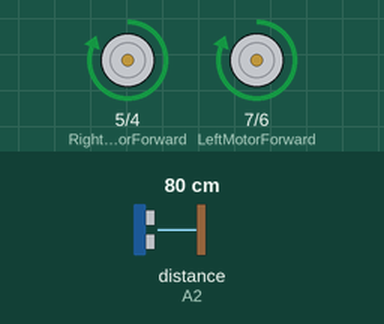
The sketch below on a simulated Arduino Uno, built with avr-gcc and run on an emulated ATmega328P. Shown: motor-driver pin pairs drawn as motors (green arrow = first pin HIGH = forward, orange = second pin HIGH = backward, longer = more drive). Inputs (shaded band) come from the test bench; at power-on: distance to the obstacle (sensor on A2) 80 cm. The echo pulse lasts 58.3 µs per cm.

Above: at 1.2 s.
1.3 s: distance to the obstacle (sensor on A2) set to 22 cm
2.8 s: distance to the obstacle (sensor on A2) set to 19 cm
At 3.38 s:
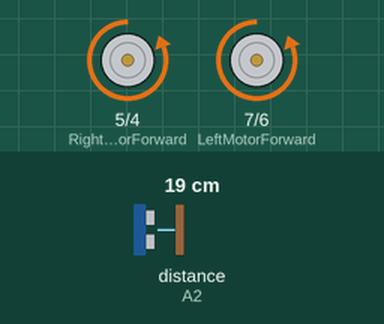
At 4.2 s:
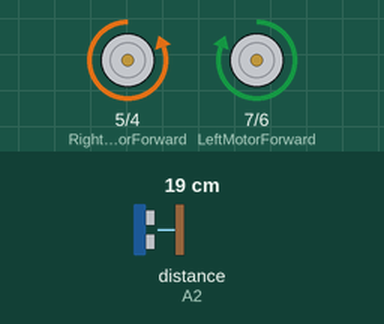
5.8 s: distance to the obstacle (sensor on A2) set to 2 cm
At 7.5 s:
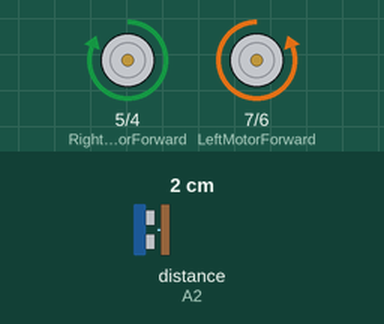
8.8 s: distance to the obstacle (sensor on A2) set to 18 cm
11.8 s: distance to the obstacle (sensor on A2) set to 4 cm
Timing chart, 0 to 15.8 s (numbered marks = the images above; inputs shaded):
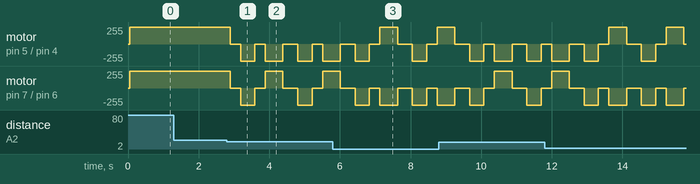

Measured:
- the behaviour switches between 21 and 20 cm on distance to the obstacle (sensor on A2) (found by bisection; images 0 and 1)
- after the input at 1.3 s, every drawn part: stays the same

The sketch:

car.ino
```cpp
#include <NewPing.h>
//Ultrasonic sensor function library. You must install this library

//our L298N control pins
const int LeftMotorForward   = 7; //pin number 7
const int LeftMotorBackward  = 6; //pin number 6
const int RightMotorForward  = 5; //pin number 5
const int RightMotorBackward = 4; //pin number 4

//sensor pins
#define trig_pin A1 //analog input 1
#define echo_pin A2 //analog input 2

#define maximum_distance 200 // set the maximum distance detect by the sensor
boolean goesForward = false;
int distance = 100;

NewPing sonar(trig_pin, echo_pin, maximum_distance); //sensor function

void setup(){

  pinMode(RightMotorForward, OUTPUT);
  pinMode(LeftMotorForward, OUTPUT);
  pinMode(LeftMotorBackward, OUTPUT);
  pinMode(RightMotorBackward, OUTPUT);

}

void loop(){

  int distanceRight = 0;
  int distanceLeft = 0;
  delay(50);

  if (distance <= 20){
    moveStop();
    delay(300);
    moveBackward();
    delay(400);
    moveStop();
    delay(300);
// stop and move backward when the distance is less than 20cm


    if (distance >= 18){
      turnRight();
      moveStop();
    }
    else{
      turnLeft();
      moveStop();
    }
  }
  else{
    moveForward();
  }
    distance = readPing();
}
// turn left if distance less than 18cm and turn right if distance more than 18cm

int readPing(){
  delay(70);
  int cm = sonar.ping_cm();
  if (cm==0){
    cm=250;
  }
  return cm;
}

// function to stop the motor
void moveStop(){

  digitalWrite(RightMotorForward, LOW);
  digitalWrite(LeftMotorForward, LOW);
  digitalWrite(RightMotorBackward, LOW);
  digitalWrite(LeftMotorBackward, LOW);
}

// function to let the device move forward
void moveForward(){

  if(!goesForward){

    goesForward=true;

    digitalWrite(LeftMotorForward, HIGH);
    digitalWrite(RightMotorForward, HIGH);

    digitalWrite(LeftMotorBackward, LOW);
    digitalWrite(RightMotorBackward, LOW);
  }
}

// function to let the device move backward
void moveBackward(){

  goesForward=false;

  digitalWrite(LeftMotorBackward, HIGH);
  digitalWrite(RightMotorBackward, HIGH);

  digitalWrite(LeftMotorForward, LOW);
  digitalWrite(RightMotorForward, LOW);

}

// function to let the device turn right
void turnRight(){

  digitalWrite(LeftMotorForward, HIGH);
  digitalWrite(RightMotorBackward, HIGH);

  digitalWrite(LeftMotorBackward, LOW);
  digitalWrite(RightMotorForward, LOW);

  delay(500);

  digitalWrite(LeftMotorForward, HIGH);
  digitalWrite(RightMotorForward, HIGH);

  digitalWrite(LeftMotorBackward, LOW);
  digitalWrite(RightMotorBackward, LOW);


}

// function to let the device turn right
void turnLeft(){

  digitalWrite(LeftMotorBackward, HIGH);
  digitalWrite(RightMotorForward, HIGH);

  digitalWrite(LeftMotorForward, LOW);
  digitalWrite(RightMotorBackward, LOW);

  delay(500);

  digitalWrite(LeftMotorForward, HIGH);
  digitalWrite(RightMotorForward, HIGH);

  digitalWrite(LeftMotorBackward, LOW);
  digitalWrite(RightMotorBackward, LOW);
}
```
